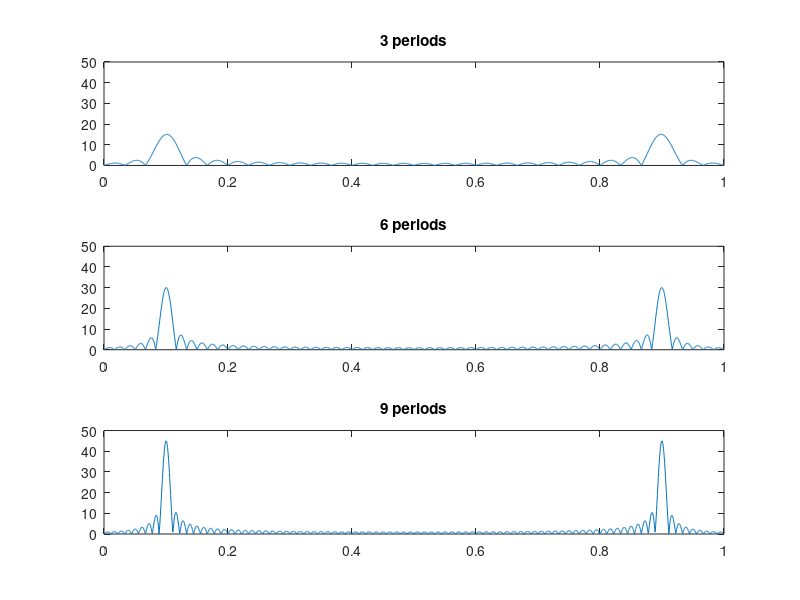

Write MATLAB code to recreate this figure.
n = [0:29];
x1 = cos(2*pi*n/10); % 3 periods
x2 = [x1 x1]; % 6 periods
x3 = [x1 x1 x1]; % 9 periods
N = 2048;
X1 = abs(fft(x1,N));
X2 = abs(fft(x2,N));
X3 = abs(fft(x3,N));
F = [0:N-1]/N;
subplot(3,1,1)
plot(F,X1),title('3 periods'),axis([0 1 0 50])
subplot(3,1,2)
plot(F,X2),title('6 periods'),axis([0 1 0 50])
subplot(3,1,3)
plot(F,X3),title('9 periods'),axis([0 1 0 50])